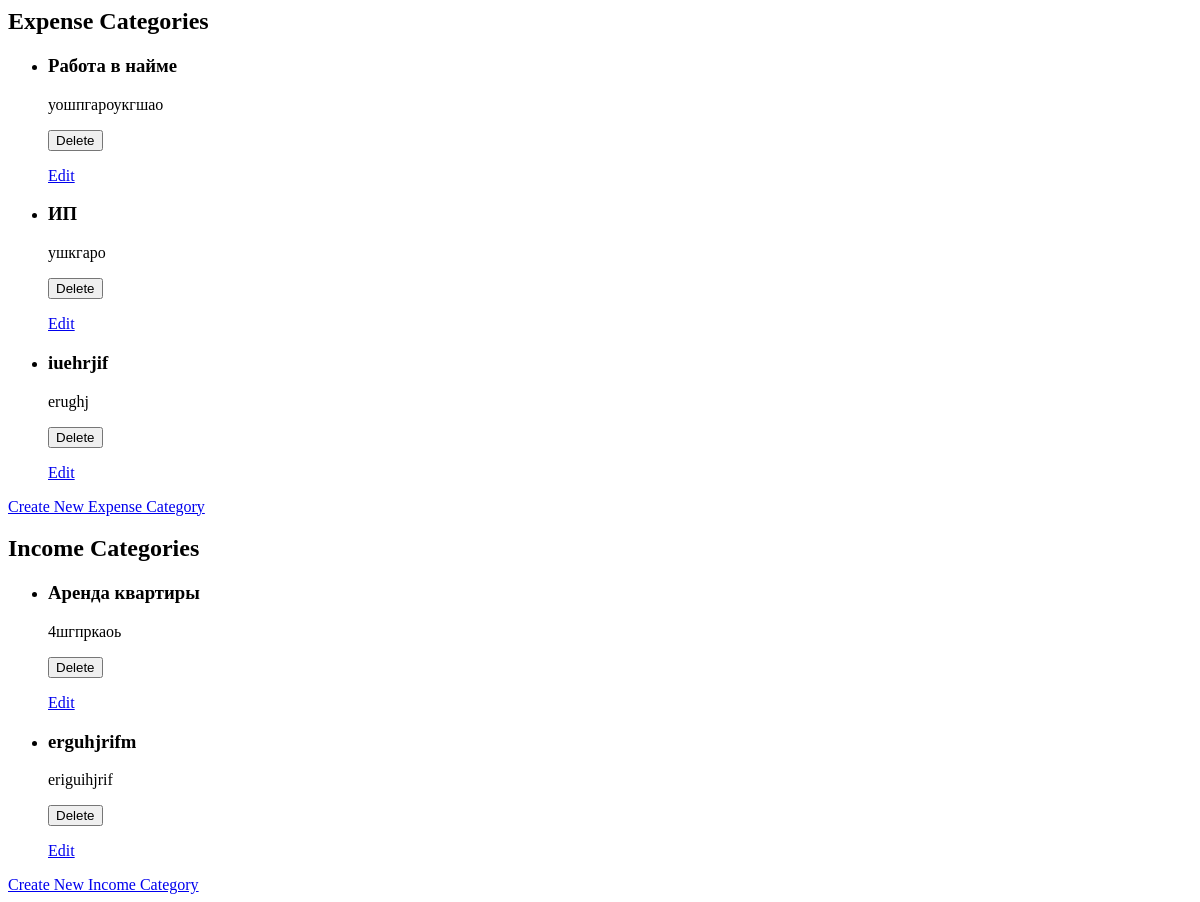
/categories/, run on an earlier commit of the app's database.
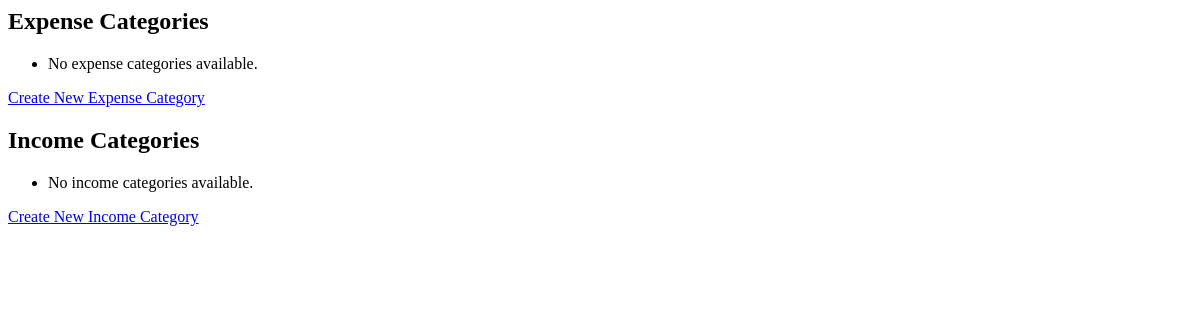
And on a later commit of the database.
### categories/models.py (models this page shows, shortened)
class ExpenseCategory(models.Model):
    category_id = models.AutoField(primary_key=True)
    name = models.CharField(max_length=100)
    description = models.TextField()

class IncomeCategory(models.Model):
    category_id = models.AutoField(primary_key=True)
    name = models.CharField(max_length=100)
    description = models.TextField()

### categories/views.py (the view)
# urls.py: path('', category_list, name='category_list'),
def category_list(request):
    expense_categories = ExpenseCategory.objects.all()
    income_categories = IncomeCategory.objects.all()
    return render(request, 'categories/category_list.html', {'expense_categories': expense_categories, 'income_categories': income_categories})

### categories/templates/categories/category_list.html (shortened to what this page needs)
<h2>Expense Categories</h2>
<ul>
  {% for category in expense_categories %}
    <li>
      <h3>{{ category.name }}</h3>
      <p>{{ category.description }}</p>
      <form method="POST" action="{% url 'expense_category_delete' category.category_id %}">
        <button type="submit">Delete</button>
      </form>
      <a href="{% url 'expense_category_update' category.category_id %}">Edit</a>
    </li>
  {% empty %}
    <li>No expense categories available.</li>
  {% endfor %}
</ul>
<a href="{% url 'expense_category_create' %}">Create New Expense Category</a>
<h2>Income Categories</h2>
<ul>
  {% for category in income_categories %}
    <li>
      <h3>{{ category.name }}</h3>
      <p>{{ category.description }}</p>
      <form method="POST" action="{% url 'income_category_delete' category.category_id %}">
        <button type="submit">Delete</button>
      </form>
      <a href="{% url 'income_category_update' category.category_id %}">Edit</a>
    </li>
  {% empty %}
    <li>No income categories available.</li>
  {% endfor %}
</ul>
<a href="{% url 'income_category_create' %}">Create New Income Category</a>

What changed in the data, as far as the page shows it:
removed ExpenseCategory: name "Работа в найме", description "уошпгароукгшао"
removed ExpenseCategory: name "ИП", description "ушкгаро"
removed ExpenseCategory: name "iuehrjif", description "erughj"
removed IncomeCategory: name "Аренда квартиры", description "4шгпркаоь"
removed IncomeCategory: name "erguhjrifm", description "eriguihjrif"
Also different on the page:
text now shown: "No expense categories available. No income categories available."
